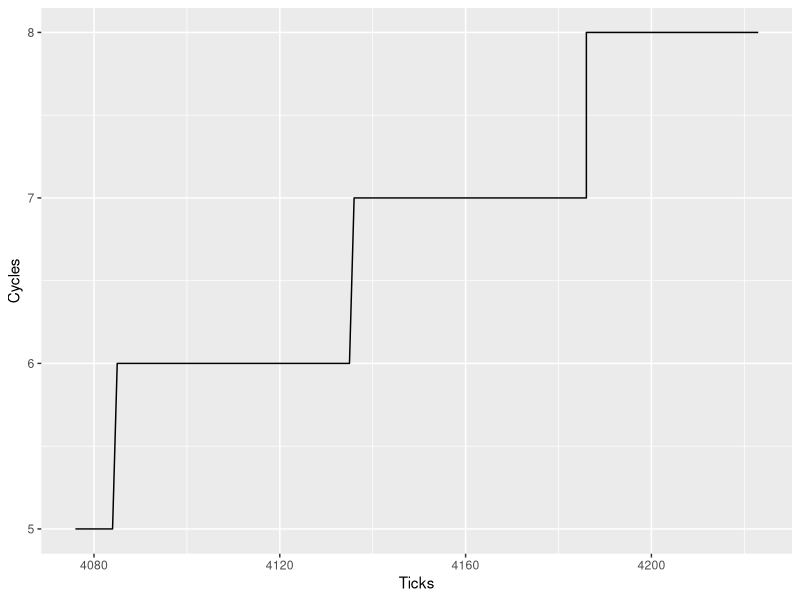

Here is the R script that generated this plot:
library(dplyr)
library(tidyr)
library(ggplot2)
library(stringr)

setwd("~/MEGA/KilobotsNestSelection/8_BeesNestSelectionModel/TimeInLoops/BeaconCode/")

df <- read.csv("beacon_debug.csv", sep = ",", header = FALSE)

df <- as.data.frame(str_split_fixed(df$V1, ", ", 2))

df$V1[df$V1 == "Co"] <- "Contador"
df$V1[df$V1=="Neighb"] <- "Neighbor ID"


#df$V1[df$V1 == "Messages Receives Received"] <- "Messages Received"

unique(df$V1)

#ids <- unique(filter(df, V1 == "ID"))

new.list <- list()
MessagesReceived <- vector()
ID <- vector()
NeighborID <- vector()
Counter <- vector()
Ticks <- vector()
Cycles <- vector()




for(i in 1:(length(df$V1)-10)){
  print(i)
  if(df$V1[i]== "Ticks" &  df$V1[i+1] == "Ciclos" & df$V1[i+2]== "Contador"){
    #MessagesReceived[i] <- df$V2[i]
    Ticks[i] <- df$V2[i]
    Cycles[i] <- df$V2[i + 1]
    Counter[i] <- df$V2[i + 2]
  } else {
    #MessagesReceived[i] <- NA
    Ticks[i] <- NA
    Cycles[i] <- NA
    Counter[i] <- NA
  }
}


#new.df <- data.frame(MessagesReceived= MessagesReceived, ID= ID, NeighborID= NeighborID,  Counter= Counter, Ticks = Ticks)


new.df <- data.frame(Ticks = Ticks, Cycles = Cycles, Counter= Counter)

new.df <- drop_na(new.df) 

new.df <- new.df %>% filter(Counter > 1000)

new.df$Counter <- as.numeric(new.df$Counter)
new.df$Ticks <- as.numeric(new.df$Ticks)
new.df$Cycles <- as.numeric(new.df$Cycles)
#new.df$MessagesReceived <- as.numeric(new.df$MessagesReceived)
#new.df <- new.df[4:length(new.df$MessagesReceived), ]


write.csv(new.df, "DebugOutput_BeaconID=17.csv", row.names = FALSE)



cycles.plot <- new.df %>% filter(Counter >= 1000 & Counter <= 1500) %>% 
  ggplot() + geom_line(aes(x = Ticks, y = Cycles))


